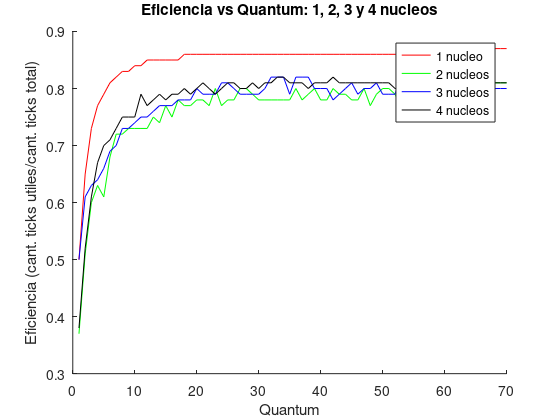

Write the MATLAB code that produced this figure.
eficiencia_1_c = csvread('eficiencia_1_c.csv');
eficiencia_2_c = csvread('eficiencia_2_c.csv');
eficiencia_3_c = csvread('eficiencia_3_c.csv');
eficiencia_4_c = csvread('eficiencia_4_c.csv');

close all;
figure; hold on;
plot(eficiencia_1_c(1:70,1), eficiencia_1_c(1:70,2), 'r');
plot(eficiencia_2_c(1:70,1), eficiencia_2_c(1:70,2), 'g');
plot(eficiencia_3_c(1:70,1), eficiencia_3_c(1:70,2), 'b');
plot(eficiencia_4_c(1:70,1), eficiencia_4_c(1:70,2), 'black');
title('Eficiencia vs Quantum: 1, 2, 3 y 4 nucleos');xlabel('Quantum');ylabel('Eficiencia (cant. ticks utiles/cant. ticks total)');
legend({'1 nucleo', '2 nucleos', '3 nucleos', '4 nucleos'});
set(gcf(), 'PaperPositionMode', 'auto');
saveas(gcf(), 'eficiencia_compracion.png', 'png');